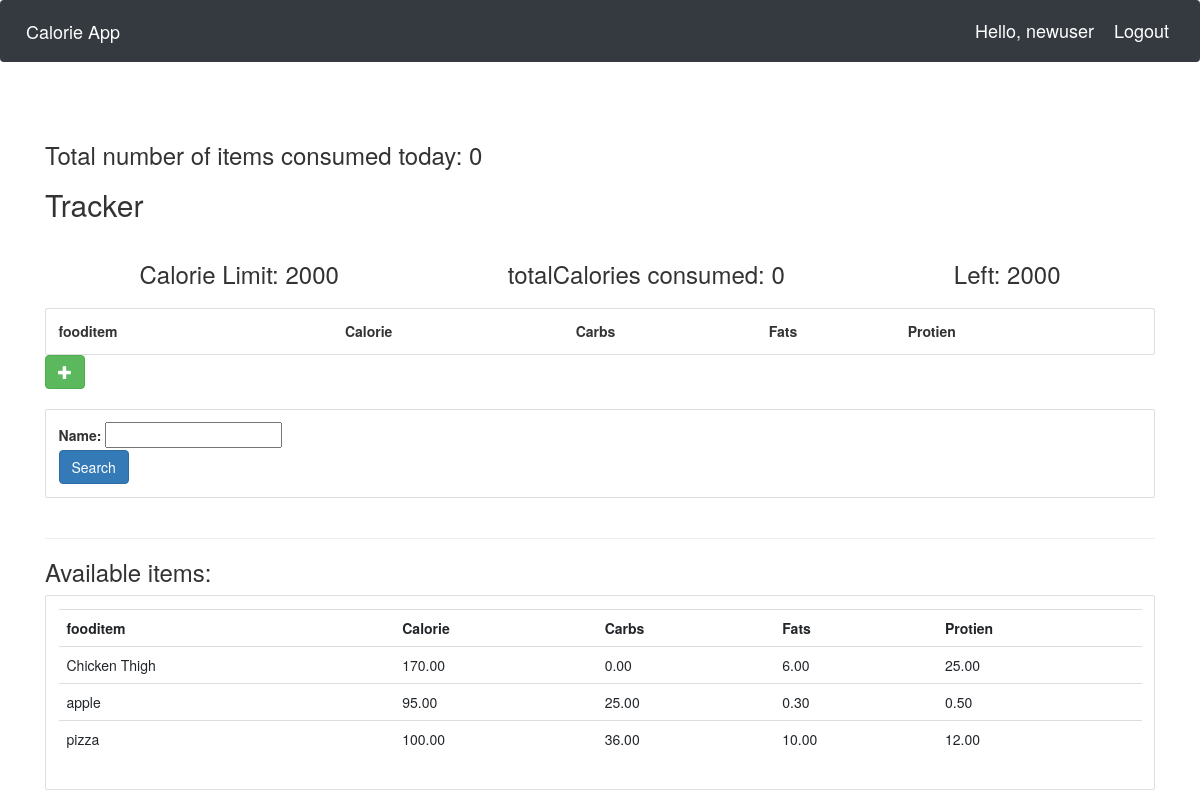
/user/ (signed in), run on the app's committed database.
### tracker/models.py (models this page shows, shortened)
class Item(models.Model): # for all food items
    name = models.CharField(max_length=200)
    category = models.ManyToManyField(Category)
    carbohydrate = models.DecimalField(max_digits=5,decimal_places=2,default=0)
    fats = models.DecimalField(max_digits=5,decimal_places=2,default=0)
    protein = models.DecimalField(max_digits=5,decimal_places=2,default=0)
    calorie=models.DecimalField(max_digits=5,decimal_places=2,default=0,blank=True)
    quantity = models.IntegerField(default=1,null=True,blank=True)

### tracker/views.py (the view)
# urls.py: path('user/',views.userPage, name='userPage'),
def userPage(request):
  user=request.user
  cust=user.cust
  fooditems=Item.objects.filter()
  myfilter = fooditemFilter(request.GET,queryset=fooditems)
  fooditems=myfilter.qs
  total=UserFoodItem.objects.all()
  myfooditems=total.filter(cust=cust)
  cnt=myfooditems.count()
  querysetFood=[]
  for food in myfooditems:
    querysetFood.append(food.food_item.all())
  finalFoodItems=[]
  for item_set in querysetFood:
    for food_item_set in item_set:
      finalFoodItems.append(food_item_set)
  totalCalories=0
  for foods in finalFoodItems:
    totalCalories+=foods.calorie
  CalorieLeft=2000-totalCalories
  context={'CalorieLeft':CalorieLeft, 'totalCalories':totalCalories, 'cnt':cnt, 'foodlist':finalFoodItems, 'fooditem':fooditems, 'myfilter':myfilter}
  return render(request,'user.html',context)

### tracker/templates/user.html (shortened to what this page needs)
{% extends 'main.html' %}
{% block content %}
<head> <link rel="stylesheet" href="https://maxcdn.bootstrapcdn.com/bootstrap/3.3.7/css/bootstrap.min.css"></head>
<h3>Total number of items consumed today: {{cnt}}</h3>
<div class="today">
	<h2>Tracker</h2>
	<div class="flex-box-row">
		<h3>Calorie Limit: 2000</h3>
		<h3>totalCalories consumed: {{totalCalories}}</h3>
		<h3>Left: {{ CalorieLeft }}</h3>
	</div>
    <div class="card card-body">
        <table>
            <tr>
                <th>fooditem</th>
                <th>Calorie</th>
                <th>Carbs</th>
                <th>Fats</th>
                <th>Protien</th>
            </tr>
        </table>
	</div>
	<form action="{% url 'addFooditem' %}" method="POST">
		<button type="submit" class="btn btn-success">
			<span class="glyphicon glyphicon-plus"></span>
		</button>
	</form>
</div>
<br>
<div class="row">
	<div class="col">
		<div class="card card-body">
			<form method="get">
				{{myfilter.form}}
		    <button class="btn btn-primary" type="submit">Search</button>
		  </form>
		</div>
	</div>
</div>
<br>
<hr>
<h3>Available items:</h3>
<div class="row">
	<div class="col-md">
		<div class="card card-body">
			<table class="table table-sm">
				<tr>
					<th>fooditem</th>
					<th>Calorie</th>
					<th>Carbs</th>
					<th>Fats</th>
					<th>Protien</th>
				</tr>
				{% for food in fooditem %}
				<tr>
					<td>{{food.name}}</td>
					<td> {{food.calorie}}</td>
					<td> {{food.carbohydrate}}</td>
                    <td> {{food.fats}}</td>
                    <td> {{food.protein}}</td>
					</tr>
				{% endfor %}
			</table>
		</div>
	</div>
</div>
{% endblock %}

### tracker/templates/navbar.html (shortened to what this page needs)
{% load static%}
<nav class="navbar navbar-expand-lg navbar-dark bg-dark">
    <a class="navbar-brand" href="{% url 'home' %}">Calorie App</a>
    <span class="hello-msg">Hello, {{request.user}}</span>
    <span ><a  class="hello-msg" href="{% url 'logout' %}">Logout</a></span>
  </nav>

### calorieproject/static/main.css (style rules this page uses)
.flex-box-row { display:flex; padding : 10px; flex-wrap: wrap; justify-content: space-around; }

### tracker/templates/navbar.html (style rules this page uses)
.hello-msg { font-size: 18px; color: #fff; margin-right: 20px; }

### data on the page
Item: name "Chicken Thigh", calorie "170.00", carbohydrate "0.00", fats "6.00", protein "25.00"
Item: name "apple", calorie "95.00", carbohydrate "25.00", fats "0.30", protein "0.50"
Item: name "pizza", calorie "100.00", carbohydrate "36.00", fats "10.00", protein "12.00"

### other printed values
{{ request.user }} "newuser"
{{ cnt }} "0"
{{ totalCalories }} "0"
{{ CalorieLeft }} "2000"
